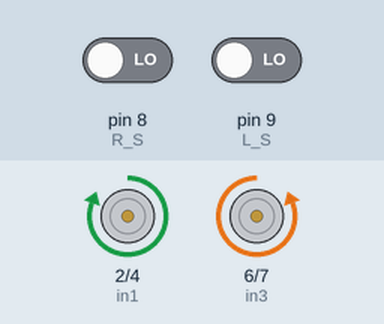
Simulated run of this sketch. Board: Arduino Uno, built with avr-gcc and run on an emulated ATmega328P. Shown: motor-driver pin pairs drawn as motors (green arrow = first pin HIGH = forward, orange = second pin HIGH = backward, longer = more drive, scaled by the enable pin). Inputs (shaded band) come from the test bench; at power-on: pin 8 (R_S) LOW, pin 9 (L_S) LOW.

Above: at 2.2 s.
2.3 s: pin 8 (R_S) driven HIGH
At 3.0 s:
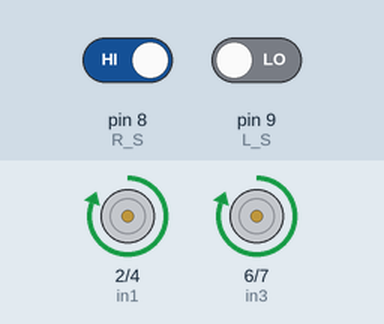
3.8 s: pin 9 (L_S) driven HIGH
At 4.2 s:
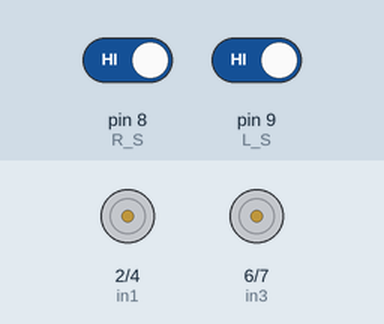
6.8 s: pin 9 (L_S) driven LOW
At 7.4 s:
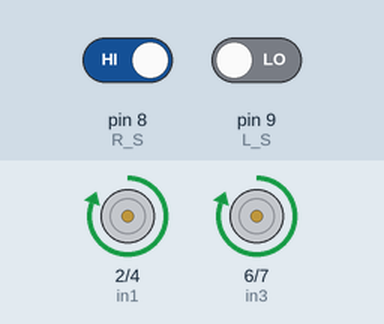
8.3 s: pin 8 (R_S) driven LOW
At 8.8 s:
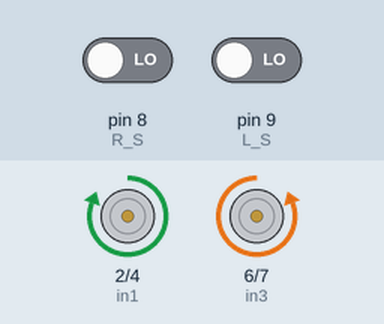
9.8 s: pin 9 (L_S) driven HIGH
At 11.2 s:
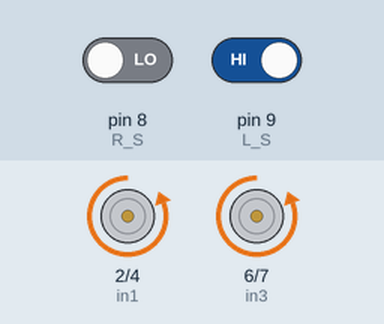
Timing chart, 0 to 12.3 s (numbered marks = the images above; inputs shaded):
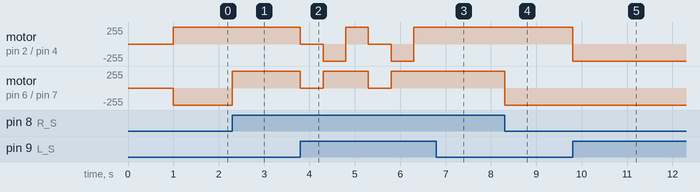

Measured:
- after the input at 2.3 s, motor on pin 6 (in3) / pin 7 (in4): backward 255/255 → forward 255/255 at once
- after the input at 3.8 s, motor on pin 2 (in1) / pin 4 (in2): forward 255/255 → stopped at once, → backward 255/255 0.50 s later, → forward 255/255 0.50 s later, → stopped 0.50 s later, … (6 changes in this stretch); motor on pin 6 (in3) / pin 7 (in4): alternates forward 255/255 for 1.0 s and stopped for 0.50 s, starting at once
- after the input at 6.8 s, motor on pin 2 (in1) / pin 4 (in2), motor on pin 6 (in3) / pin 7 (in4): stays forward 255/255 (without the input it goes to stopped after 0.00 s)
- after the input at 8.3 s, motor on pin 6 (in3) / pin 7 (in4): forward 255/255 → backward 255/255 at once
- after the input at 9.8 s, motor on pin 2 (in1) / pin 4 (in2): forward 255/255 → backward 255/255 at once

The sketch:

Auto.ino
```cpp
// Arduino Line Follower Robot Code
// <<=== ขา ปรับตาม การต่อสายเรา ===>>
#define enA 3  // Enable1 L293 Pin enA
#define in1 2  // Motor1  L293 Pin in1
#define in2 4  // Motor1  L293 Pin in1

#define enB 5  // Enable2 L293 Pin enB
#define in3 6  // Motor2  L293 Pin in1
#define in4 7  // Motor2  L293 Pin in1

#define R_S 8  // ir sensor Right
#define L_S 9  // ir sensor Left

// Motor speed variables (adjust these values for your desired speed)
int motorSpeed = 250;  // Range: 0 to 255, where 0 is off and 255 is full speed

// Global Count variable
int Count = 0;

// ฟังชั่นที่ทำงานแค่ครั้งเดียวเมื่อเริ่มทำงาน
void setup()
{

  Serial.begin(9600);

  // กำหนดโหมดของพิน enA เป็นขาจ่ายสัญญาณ
  pinMode(enA, OUTPUT);

  // กำหนดโหมดของพิน in1 เป็นขาจ่ายสัญญาณ
  pinMode(in1, OUTPUT);

  // กำหนดโหมดของพิน in2 เป็นขาจ่ายสัญญาณ
  pinMode(in2, OUTPUT);

  // กำหนดโหมดของพิน enB เป็นขาจ่ายสัญญาณ
  pinMode(enB, OUTPUT);

  // กำหนดโหมดของพิน in3 เป็นขาจ่ายสัญญาณ
  pinMode(in3, OUTPUT);

  // กำหนดโหมดของพิน in4 เป็นขาจ่ายสัญญาณ
  pinMode(in4, OUTPUT);

  // กำหนดโหมดของพิน R_S เป็นขารับสัญญาณ
  pinMode(R_S, INPUT);

  // กำหนดโหมดของพิน L_S เป็นขารับสัญญาณ
  pinMode(L_S, INPUT);

  // ควบคุมความเร็วมอเตอร์
  analogWrite(enA, motorSpeed);
  analogWrite(enB, motorSpeed);

  // กำหนดให้ มอเตอร์ ทำงาน
  digitalWrite(enA, HIGH);
  digitalWrite(enB, HIGH);

  // หน่วงเวลา 1 วินาที (1000 มิลลิวินาที) แล้วเริ่มทำงาน ที่ฟังก์ชันต่อไป คือการเริ่ม start void loop
  delay(1000);
}

void loop()
{
  mainFunction();
  // ตรวจสอบว่าเซ็นเซอร์ทั้งสองตัวอ่านค่าเป็น 1 ซึ่งหมายความว่าทั้งสองตัวอยู่บนพื้นสีดำ
  if ((digitalRead(R_S) == 1) && (digitalRead(L_S) == 1))
  {
    // ถ้าเป็นจริง จะเรียกฟังก์ชัน Stop() ให้รถโรบอทหยุด ใน Stop() มีการเรียก backward()
    Stop();
    backward();
    delay(500);

    turnLeft();
    delay(500);

    mainFunction();
  // ตรวจสอบว่าเซ็นเซอร์ทั้งสองตัวอ่านค่าเป็น 1 ซึ่งหมายความว่าทั้งสองตัวอยู่บนพื้นสีดำ
    if ((digitalRead(R_S) == 1) && (digitalRead(L_S) == 1))
    {
      // ถ้าเป็นจริง จะเรียกฟังก์ชัน Stop() ให้รถโรบอทหยุด ใน Stop() มีการเรียก backward()
      Stop();
      backward();
      delay(500);

      turnLeft();
      delay(500);

      mainFunction();
      // ตรวจสอบว่าเซ็นเซอร์ทั้งสองตัวอ่านค่าเป็น 1 ซึ่งหมายความว่าทั้งสองตัวอยู่บนพื้นสีดำ
      if ((digitalRead(R_S) == 1) && (digitalRead(L_S) == 1))
      {
        // ถ้าเป็นจริง จะเรียกฟังก์ชัน Stop() ให้รถโรบอทหยุด ใน Stop() มีการเรียก backward()
        Stop();
        backward();
        delay(500);

        turnRight();
        delay(500);

        mainFunction();
        // ตรวจสอบว่าเซ็นเซอร์ทั้งสองตัวอ่านค่าเป็น 1 ซึ่งหมายความว่าทั้งสองตัวอยู่บนพื้นสีดำ
        if ((digitalRead(R_S) == 1) && (digitalRead(L_S) == 1))
        {
          // ถ้าเป็นจริง จะเรียกฟังก์ชัน Stop() ให้รถโรบอทหยุด ใน Stop() มีการเรียก backward()
          Stop();
          backward();
          delay(500);

          turnRight();
          delay(500);

           mainFunction();
          // ตรวจสอบว่าเซ็นเซอร์ทั้งสองตัวอ่านค่าเป็น 1 ซึ่งหมายความว่าทั้งสองตัวอยู่บนพื้นสีดำ
          if ((digitalRead(R_S) == 1) && (digitalRead(L_S) == 1))
          {
            // ถ้าเป็นจริง จะเรียกฟังก์ชัน Stop() ให้รถโรบอทหยุด ใน Stop() มีการเรียก backward()
            Stop();
            backward();
            delay(500);

            turnLeft();
            delay(500);


          }
        }
      }
    }
  }
}

void forward()
{ // forword
  digitalWrite(in1, HIGH); // Right Motor forword Pin
  digitalWrite(in2, LOW);  // Right Motor backword Pin
  digitalWrite(in3, LOW);  // Left Motor backword Pin
  digitalWrite(in4, HIGH); // Left Motor forword Pin
}

void turnRight()
{ // turnRight
  digitalWrite(in1, LOW);  // Right Motor forword Pin
  digitalWrite(in2, HIGH); // Right Motor backword Pin
  digitalWrite(in3, LOW);  // Left Motor backword Pin
  digitalWrite(in4, HIGH); // Left Motor forword Pin
}

void turnLeft()
{ // turnLeft
  digitalWrite(in1, HIGH); // Right Motor forword Pin
  digitalWrite(in2, LOW);  // Right Motor backword Pin
  digitalWrite(in3, HIGH); // Left Motor backword Pin
  digitalWrite(in4, LOW);  // Left Motor forword Pin
}

void Stop()
{ // stop
  digitalWrite(in1, LOW); // Right Motor forword Pin
  digitalWrite(in2, LOW); // Right Motor backword Pin
  digitalWrite(in3, LOW); // Left Motor backword Pin
  digitalWrite(in4, LOW); // Left Motor forword Pin
  // Stop for 1 second before moving backward
  delay(500);
}

void backward()
{
  digitalWrite(in1, LOW);  // Right Motor forword Pin
  digitalWrite(in2, HIGH); // Right Motor backword Pin
  digitalWrite(in3, HIGH); // Left Motor backword Pin
  digitalWrite(in4, LOW);  // Left Motor forword Pin
}

void mainFunction(){
  // ตรวจสอบว่าเซ็นเซอร์ทั้งสองตัวอ่านค่าเป็น 0 ซึ่งหมายความว่าทั้งสองตัวอยู่บนพื้นสีขาว
  if ((digitalRead(R_S) == 0) && (digitalRead(L_S) == 0))
  {
    // ถ้าเป็นจริง จะเรียกฟังก์ชัน forward() ให้รถโรบอทเคลื่อนที่ไปข้างหน้า
    forward();
  }

  // ตรวจสอบว่าเซ็นเซอร์ด้านขวาอ่านค่าเป็น 1 (พื้นดำ) และเซ็นเซอร์ด้านซ้ายอ่านค่าเป็น 0 (พื้นขาว)
  if ((digitalRead(R_S) == 1) && (digitalRead(L_S) == 0))
  {
    // ถ้าเป็นจริง จะเรียกฟังก์ชัน turnLeft() ให้รถโรบอทเลี้ยวซ้าย
    turnLeft();
  }
  // ตรวจสอบว่าเซ็นเซอร์ด้านขวาอ่านค่าเป็น 0 (พื้นขาว) และเซ็นเซอร์ด้านซ้ายอ่านค่าเป็น 1 (พื้นดำ)
  if ((digitalRead(R_S) == 0) && (digitalRead(L_S) == 1))
  {
    // ถ้าเป็นจริง จะเรียกฟังก์ชัน turnRight() ให้รถโรบอทเลี้ยวขวา
    turnRight();
  }
}
```
